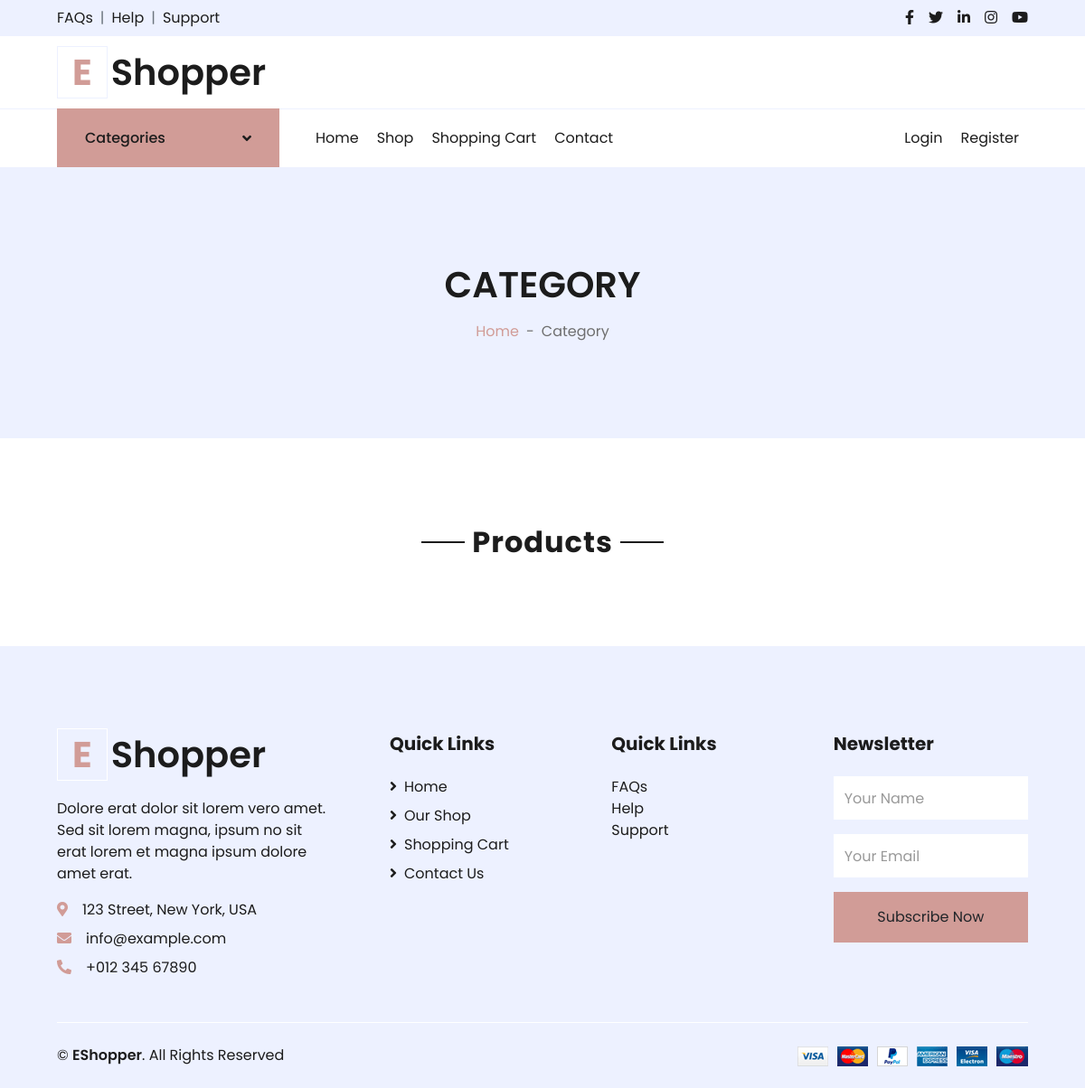
The app's page /category/2, older data.
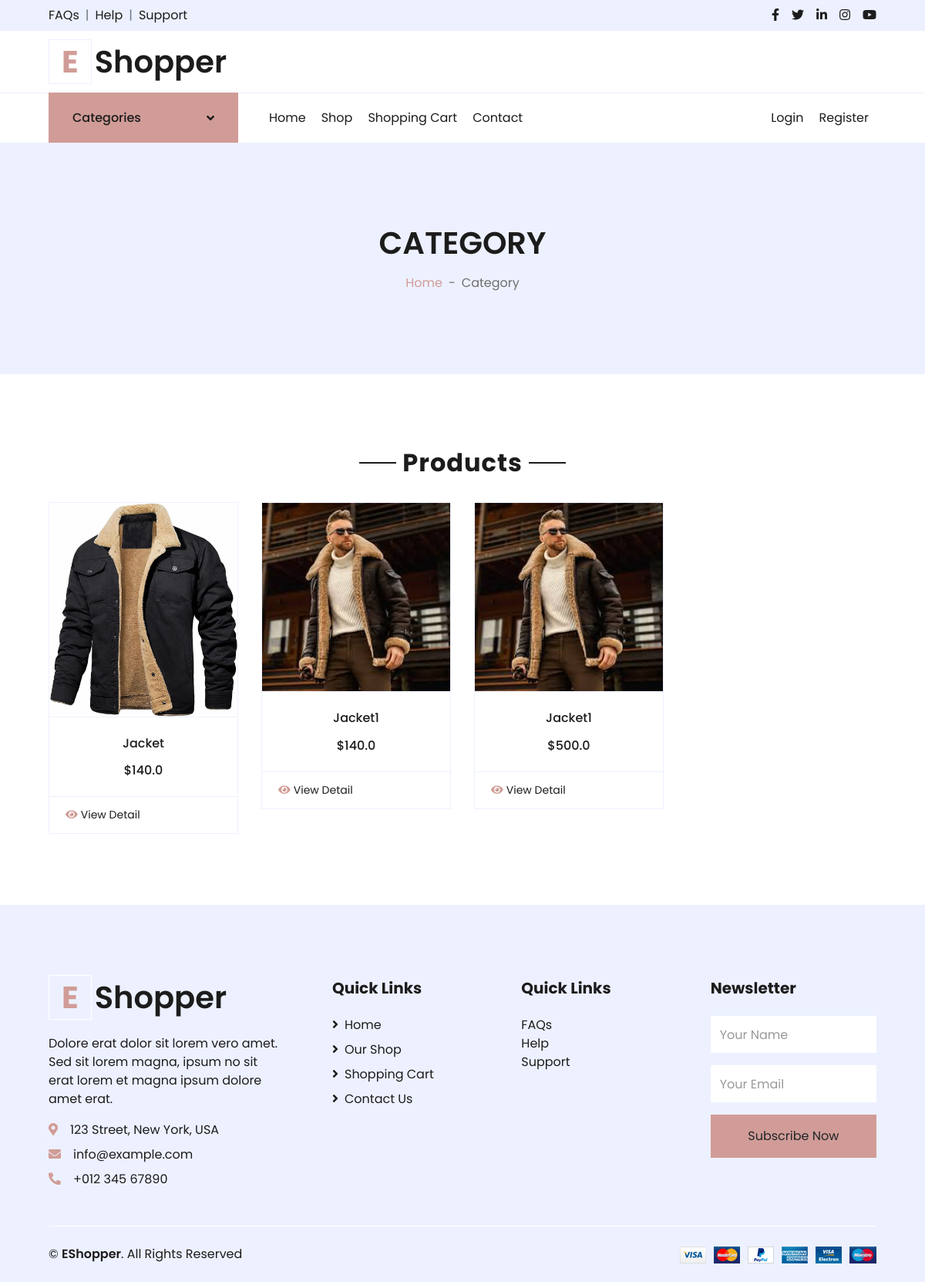
The same page, newer data.
### products/models.py (models this page shows, shortened)
class ProductModel(models.Model):
    product_title = models.CharField(max_length=50)
    product_category = models.ForeignKey(CategoryModel, on_delete=models.CASCADE)
    product_description = models.TextField()
    product_count = models.IntegerField()
    product_price = models.FloatField()
    product_image = models.FileField(upload_to='product_images')
    product_created_at = models.DateTimeField(auto_now_add=True)
    class Meta:
        verbose_name = 'Product'
        verbose_name_plural = 'Products'

### products/views.py (the view)
# urls.py: path('category/<int:pk>', category_page),
def category_page(request, pk):
    categories = CategoryModel.objects.all()
    category = CategoryModel.objects.get(id=pk)
    current_products = ProductModel.objects.filter(product_category=category)
    context = {'product': current_products, 'categories': categories}
    return render(request, template_name='category.html', context=context)

### templates/category.html (shortened to what this page needs)
<!DOCTYPE html>
<html lang="en">
<head>
    {% load static %}
    <link href="https://cdnjs.cloudflare.com/ajax/libs/font-awesome/5.10.0/css/all.min.css" rel="stylesheet">
    <link href="{% static 'lib/owlcarousel/assets/owl.carousel.min.css' %}" rel="stylesheet">
    <link href="{% static 'css/style.css' %}" rel="stylesheet">
</head>
<body>
    <div class="container-fluid">
        <div class="row bg-secondary py-2 px-xl-5">
            <div class="col-lg-6 d-none d-lg-block">
                <div class="d-inline-flex align-items-center">
                    <a class="text-dark" href="">FAQs</a>
                    <span class="text-muted px-2">|</span>
                    <a class="text-dark" href="{% url 'contact' %}">Help</a>
                    <span class="text-muted px-2">|</span>
                    <a class="text-dark" href="{% url 'contact' %}">Support</a>
                </div>
            </div>
            <div class="col-lg-6 text-center text-lg-right">
                <div class="d-inline-flex align-items-center">
                    <a class="text-dark px-2" href="">
                        <i class="fab fa-facebook-f"></i>
                    </a>
                    <a class="text-dark px-2" href="">
                        <i class="fab fa-twitter"></i>
                    </a>
                    <a class="text-dark px-2" href="">
                        <i class="fab fa-linkedin-in"></i>
                    </a>
                    <a class="text-dark px-2" href="">
                        <i class="fab fa-instagram"></i>
                    </a>
                    <a class="text-dark pl-2" href="">
                        <i class="fab fa-youtube"></i>
                    </a>
                </div>
            </div>
        </div>
        <div class="row align-items-center py-3 px-xl-5">
            <div class="col-lg-3 d-none d-lg-block">
                <a href="/" class="text-decoration-none">
                    <h1 class="m-0 display-5 font-weight-semi-bold"><span class="text-primary font-weight-bold border px-3 mr-1">E</span>Shopper</h1>
                </a>
            </div>
        </div>
    </div>
    <div class="container-fluid">
        <div class="row border-top px-xl-5">
            <div class="col-lg-3 d-none d-lg-block">
                <a class="btn shadow-none d-flex align-items-center justify-content-between bg-primary text-white w-100" data-toggle="collapse" href="#navbar-vertical" style="height: 65px; margin-top: -1px; padding: 0 30px;">
                    <h6 class="m-0">Categories</h6>
                    <i class="fa fa-angle-down text-dark"></i>
                </a>
            </div>
            <div class="col-lg-9">
                <nav class="navbar navbar-expand-lg bg-light navbar-light py-3 py-lg-0 px-0">
                    <div class="collapse navbar-collapse justify-content-between" id="navbarCollapse">
                        <div class="navbar-nav mr-auto py-0">
                            <a href="{% url 'index' %}" class="nav-item nav-link">Home</a>
                            <a href="{% url 'shop' %}" class="nav-item nav-link">Shop</a>
                            <a href="{% url 'cart' %}" class="nav-item nav-link">Shopping Cart</a>
                            <a href="{% url 'contact' %}" class="nav-item nav-link">Contact</a>
                        </div>
                        <div class="navbar-nav ml-auto py-0">
                            {% if user.is_authenticated %}
                                <a href="/logout" class="nav-item nav-link">Logout "{{ user.username }}"</a>
                            {% else  %}
                                <a href="{% url 'login' %}" class="nav-item nav-link">Login</a>
                            {% endif %}
                            <a href="{% url 'register' %}" class="nav-item nav-link">Register</a>
                        </div>
                    </div>
                </nav>
            </div>
        </div>
    </div>
    <div class="container-fluid bg-secondary mb-5">
        <div class="d-flex flex-column align-items-center justify-content-center" style="min-height: 300px">
            <h1 class="font-weight-semi-bold text-uppercase mb-3">Category</h1>
            <div class="d-inline-flex">
                <p class="m-0"><a href="{% url 'index' %}">Home</a></p>
                <p class="m-0 px-2">-</p>
                <p class="m-0">Category</p>
            </div>
        </div>
    </div>
    <div class="container-fluid pt-5">
        <div class="text-center mb-4">
            <h2 class="section-title px-5"><span class="px-2">Products</span></h2>
        </div>
        <div class="row px-xl-5 pb-3">
            {% for i in product %}
            <div class="col-lg-3 col-md-6 col-sm-12 pb-1">
                <div class="card product-item border-0 mb-4">
                    <div class="card-header product-img position-relative overflow-hidden bg-transparent border p-0">
                        <img class="img-fluid w-100" src="{{ i.product_image.url }}" alt="">
                    </div>
                    <div class="card-body border-left border-right text-center p-0 pt-4 pb-3">
                        <h6 class="text-truncate mb-3">{{ i.product_title }}</h6>
                        <div class="d-flex justify-content-center">
                            <h6>${{ i.product_price }}</h6>
                        </div>
                    </div>
                    <div class="card-footer d-flex justify-content-between bg-light border">
                        <a href="/detail/{{ i.id }}" class="btn btn-sm text-dark p-0"><i class="fas fa-eye text-primary mr-1"></i>View Detail</a>
                    </div>
                </div>
            </div>
            {% endfor %}
        </div>
    </div>
    <div class="container-fluid bg-secondary text-dark mt-5 pt-5">
        <div class="row px-xl-5 pt-5">
            <div class="col-lg-4 col-md-12 mb-5 pr-3 pr-xl-5">
                <a href="" class="text-decoration-none">
                    <h1 class="mb-4 display-5 font-weight-semi-bold"><span class="text-primary font-weight-bold border border-white px-3 mr-1">E</span>Shopper</h1>
                </a>
                <p>Dolore erat dolor sit lorem vero amet. Sed sit lorem magna, ipsum no sit erat lorem et magna ipsum dolore amet erat.</p>
                <p class="mb-2"><i class="fa fa-map-marker-alt text-primary mr-3"></i>123 Street, New York, USA</p>
                <p class="mb-2"><i class="fa fa-envelope text-primary mr-3"></i>info@example.com</p>
                <p class="mb-0"><i class="fa fa-phone-alt text-primary mr-3"></i>+012 345 67890</p>
            </div>
            <div class="col-lg-8 col-md-12">
                <div class="row">
                    <div class="col-md-4 mb-5">
                        <h5 class="font-weight-bold text-dark mb-4">Quick Links</h5>
                        <div class="d-flex flex-column justify-content-start">
                            <a class="text-dark mb-2" href="{% url 'index' %}"><i class="fa fa-angle-right mr-2"></i>Home</a>
                            <a class="text-dark mb-2" href="{% url 'shop' %}"><i class="fa fa-angle-right mr-2"></i>Our Shop</a>
                            <a class="text-dark mb-2" href="{% url 'cart' %}"><i class="fa fa-angle-right mr-2"></i>Shopping Cart</a>
                            <a class="text-dark" href="{% url 'contact' %}"><i class="fa fa-angle-right mr-2"></i>Contact Us</a>
                        </div>
                    </div>
                    <div class="col-md-4 mb-5">
                        <h5 class="font-weight-bold text-dark mb-4">Quick Links</h5>
                        <div class="d-flex flex-column justify-content-start">
                            <a class="text-dark" href="">FAQs</a>
                            <a class="text-dark" href="{% url 'contact' %}">Help</a>
                            <a class="text-dark" href="{% url 'contact' %}">Support</a>
                        </div>
                    </div>
                    <div class="col-md-4 mb-5">
                        <h5 class="font-weight-bold text-dark mb-4">Newsletter</h5>
                        <form action="">
                            <div class="form-group">
                                <input type="text" class="form-control border-0 py-4" placeholder="Your Name" required="required" />
                            </div>
                            <div class="form-group">
                                <input type="email" class="form-control border-0 py-4" placeholder="Your Email"
                                    required="required" />
                            </div>
                            <div>
                                <button class="btn btn-primary btn-block border-0 py-3" type="submit">Subscribe Now</button>
                            </div>
                        </form>
                    </div>
                </div>
            </div>
        </div>
        <div class="row border-top border-light mx-xl-5 py-4">
            <div class="col-md-6 px-xl-0">
                <p class="mb-md-0 text-center text-md-left text-dark">
                    &copy; <a class="text-dark font-weight-semi-bold" href="{% url 'index' %}">EShopper</a>. All Rights Reserved
                </p>
            </div>
            <div class="col-md-6 px-xl-0 text-center text-md-right">
                <img class="img-fluid" src="{% static 'img/payments.png' %}" alt="">
            </div>
        </div>
    </div>
</body>
</html>

Row changes from the older to the newer data that the page shows:
added ProductModel: product_image (picture), product_title "Jacket", product_price "140.0"
added ProductModel: product_image (picture), product_title "Jacket1", product_price "140.0"
added ProductModel: product_image (picture), product_title "Jacket1", product_price "500.0"
